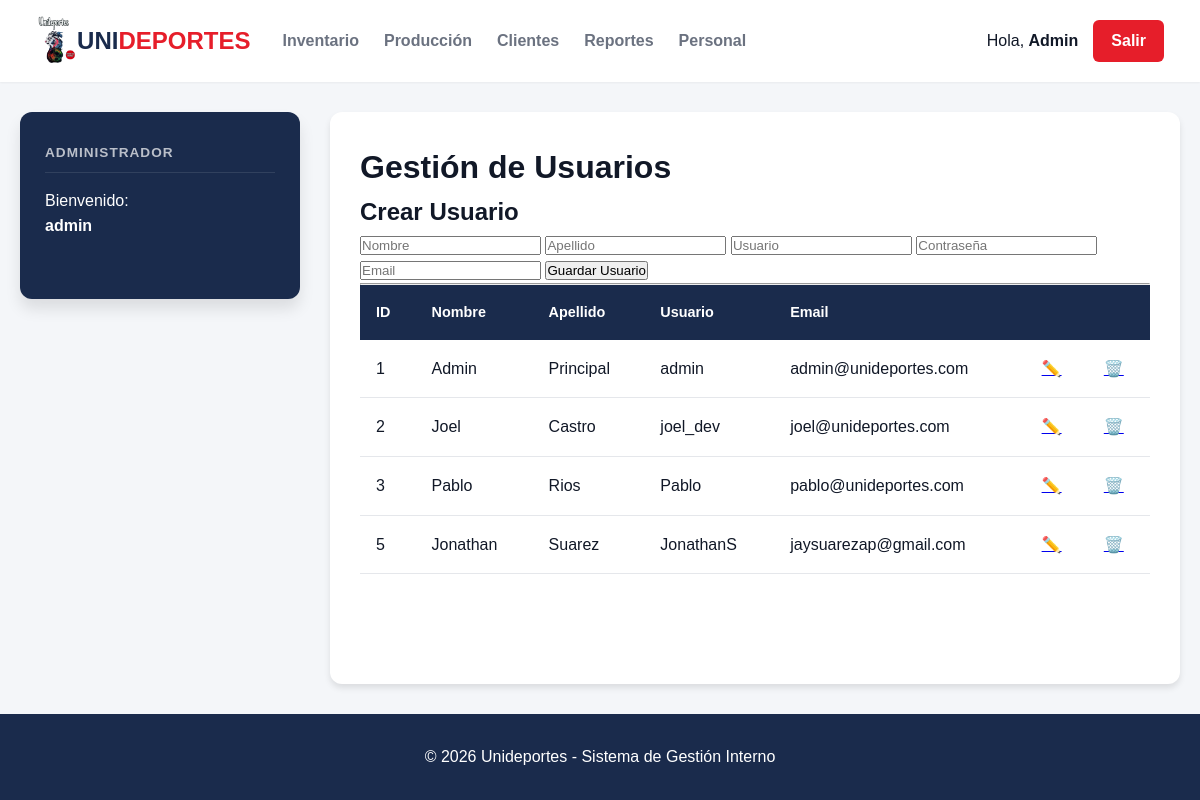
/views/admin_user.php (signed in), run on the app's committed database.
### tables this page shows
CREATE TABLE IF NOT EXISTS `usuarios` (
  `id` int(11) NOT NULL AUTO_INCREMENT,
  `name` varchar(50) DEFAULT NULL,
  `lastname` varchar(50) DEFAULT NULL,
  `username` varchar(50) NOT NULL,
  `password` varchar(255) NOT NULL,
  `email` varchar(100) DEFAULT NULL,
  `role` enum('admin','colaborador','vendedor') DEFAULT 'colaborador',
  `created_at` timestamp NOT NULL DEFAULT current_timestamp(),
  PRIMARY KEY (`id`),
  UNIQUE KEY `username` (`username`)
);

### views/admin_user.php (the view, shortened to what this page needs)
<?php
include("../config/connection.php");
$query = mysqli_query($conn, "SELECT * FROM usuarios");
include("header.php");
?>
<div class="container admin-layout">
    <aside class="sidebar-panel">
        <div class="sidebar-section">
            <h3> Administrador</h3>
            <p>Bienvenido:<br><strong><?= $_SESSION['username']; ?></strong></p>
        </div>
    </aside>
    <main class="main-content-panel">
        <h1>Gestión de Usuarios</h1>
        <div class="users-form">
            <form action="insert_user.php" method="POST">
                <h2>Crear Usuario</h2>
                <input type="text" name="name" placeholder="Nombre" required>
                <input type="text" name="lastname" placeholder="Apellido" required>
                <input type="text" name="username" placeholder="Usuario" required>
                <input type="password" name="password" placeholder="Contraseña" required>
                <input type="email" name="email" placeholder="Email" required>
                <input type="submit" value="Guardar Usuario">
            </form>
        </div>
        <hr>
        <div class="users-table">
            <table class="tabla-maestra">
                <thead>
                    <tr>
                        <th>ID</th>
                        <th>Nombre</th>
                        <th>Apellido</th>
                        <th>Usuario</th>
                        <th>Email</th>
                        <th></th>
                        <th></th>
                    </tr>
                </thead>
                <tbody>
                    <?php while ($row = mysqli_fetch_assoc($query)): ?>
                        <tr>
                            <td><?= $row['id'] ?></td>
                            <td><?= $row['name'] ?></td>
                            <td><?= $row['lastname'] ?></td>
                            <td><?= $row['username'] ?></td>
                            <td><?= $row['email'] ?></td>
                            <td>
                                <a href="update.php?id=<?= $row['id'] ?>">✏️</a>
                            </td>
                            <td>
                                <a href="../controllers/delete_user.php?id=<?= $row['id'] ?>" class="delete-user" onclick="return confirm('¿Estás seguro de eliminar este usuario?');">🗑️</a>
                            </td>
                        </tr>
                    <?php endwhile; ?>
                </tbody>
            </table>
        </div>
    </main>
</div>
<footer class="main-footer">
    <p>&copy; <?= date("Y"); ?> Unideportes - Sistema de Gestión Interno</p>
</footer>

### assets/CSS/style.css (style rules this page uses)
:root { --primary: #E61E2A; --primary-dark: #c91a25; --navy: #1A2B4C; --bg: #f4f6f9; --card: #ffffff; --text: #111827; --text-light: #6B7280; --border: #e5e7eb; --success: #10b981; --warning: #f59e0b; --danger: #ef4444; --radius: 12px; --radius-sm: 6px; --shadow-sm: 0 1px 2px rgba(0,0,0,0.05); --shadow-md: 0 4px 6px rgba(0,0,0,0.1); --shadow-lg: 0 10px 15px rgba(0,0,0,0.1); --font-main: 'Quattrocento', sans-serif; }
*, *::before, *::after { margin: 0; padding: 0; box-sizing: border-box; }
body { font-family: var(--font-main); background-color: var(--bg); color: var(--text); line-height: 1.6; min-height: 100vh; display: flex; flex-direction: column; }
.admin-layout { display: flex; gap: 30px; padding: 30px 20px; max-width: 1300px; margin: 0 auto; width: 100%; flex: 1; }
.sidebar-panel { width: 280px; background: var(--navy); color: white; padding: 30px 25px; border-radius: var(--radius); box-shadow: var(--shadow-lg); flex-shrink: 0; height: fit-content; position: sticky; top: 80px; }
.sidebar-section { margin-bottom: 30px; }
.sidebar-section h3 { font-size: 0.85rem; text-transform: uppercase; letter-spacing: 1px; margin-bottom: 15px; color: rgba(255,255,255,0.7); border-bottom: 1px solid rgba(255,255,255,0.1); padding-bottom: 8px; }
.main-content-panel { flex-grow: 1; background: var(--card); padding: 30px; border-radius: var(--radius); box-shadow: var(--shadow-md); width: 100%; }
.tabla-maestra { width: 100%; border-collapse: collapse; min-width: 600px; background: white; }
.tabla-maestra th { background: var(--navy); color: white; padding: 16px; text-align: left; font-weight: 600; font-size: 0.9rem; }
.tabla-maestra td { padding: 16px; border-bottom: 1px solid var(--border); color: var(--text); }
footer.main-footer { background: var(--navy); color: white; text-align: center; padding: 30px 0; margin-top: auto; }

### data on the page
usuarios: id "1", name "Admin", lastname "Principal", username "admin", email "admin@unideportes.com"
usuarios: id "2", name "Joel", lastname "Castro", username "joel_dev", email "joel@unideportes.com"
usuarios: id "3", name "Pablo", lastname "Rios", username "Pablo", email "pablo@unideportes.com"
usuarios: id "5", name "Jonathan", lastname "Suarez", username "JonathanS", email "jaysuarezap@gmail.com"

### other printed values
$usuario_nombre "Admin"
$_SESSION['username'] "admin"
